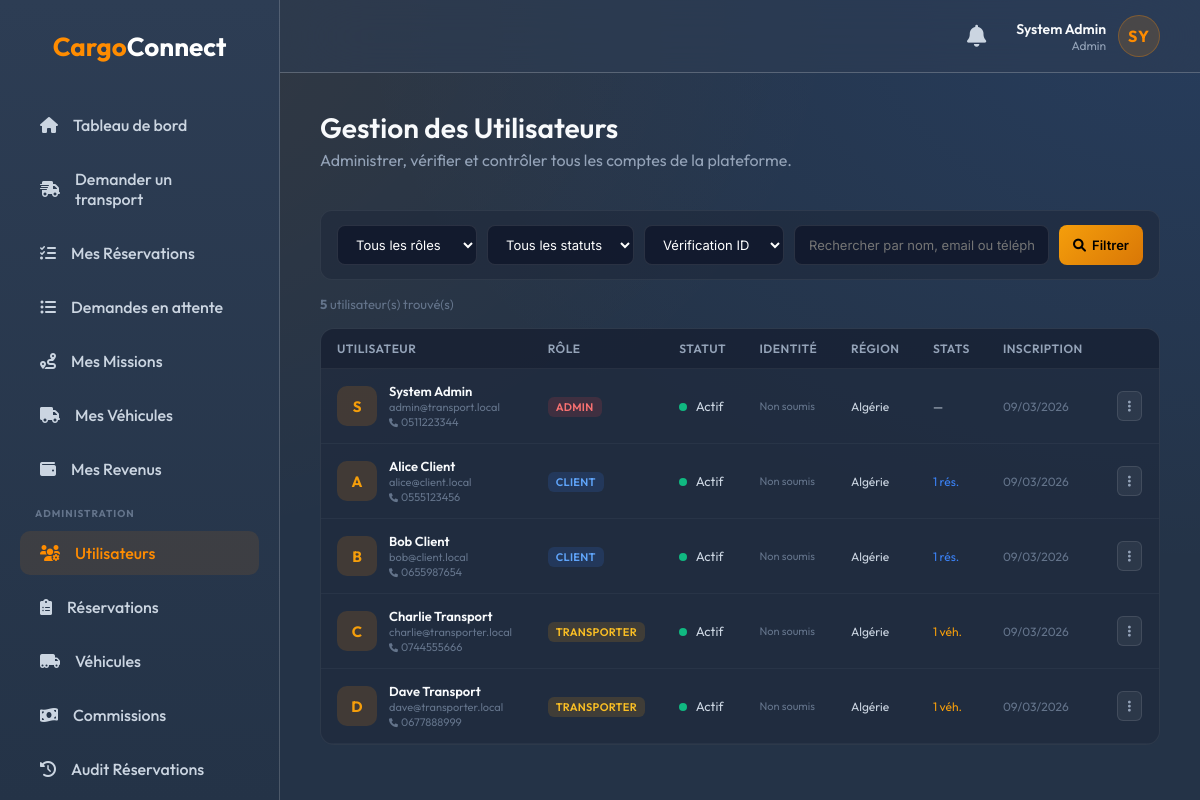
The page /admin/users.php (signed in) on the database its author committed.
### tables this page shows
CREATE TABLE IF NOT EXISTS users (
    id INT UNSIGNED AUTO_INCREMENT PRIMARY KEY,
    name VARCHAR(100) NOT NULL,
    email VARCHAR(150) NOT NULL UNIQUE,
    password_hash VARCHAR(255) NOT NULL,
    phone VARCHAR(20) UNIQUE,
    role ENUM('client', 'transporter', 'admin') NOT NULL DEFAULT 'client',
    status ENUM('active', 'suspended', 'pending') NOT NULL DEFAULT 'active',
    id_card_url VARCHAR(255) NULL,
    id_is_verified TINYINT(1) DEFAULT 0,
    region VARCHAR(255) NULL DEFAULT 'Algérie',
    contract_signed TINYINT(1) DEFAULT 0,
    contract_signed_at DATETIME NULL,
    has_accepted_contract TINYINT(1) DEFAULT 0,
    created_at TIMESTAMP DEFAULT CURRENT_TIMESTAMP,
    updated_at TIMESTAMP DEFAULT CURRENT_TIMESTAMP ON UPDATE CURRENT_TIMESTAMP,
    last_login DATETIME NULL,
    remember_token VARCHAR(255) NULL,
    INDEX idx_user_email (email),
    INDEX idx_user_role (role)
);

### functions/admin/users.php (called while the page is built, shortened)
<?php
function getAllUsers($pdo, $filters = []) {
    $where = [];
    $params = [];
    $sql = "SELECT u.*,
            (SELECT COUNT(*) FROM reservations r WHERE r.client_id = u.id) as reservation_count,
            (SELECT COUNT(*) FROM vehicles v WHERE v.owner_id = u.id) as vehicle_count
            FROM users u";
    $sql .= " ORDER BY
        CASE WHEN u.id_is_verified = 0 AND u.id_card_url IS NOT NULL THEN 0 ELSE 1 END ASC,
        u.created_at DESC";
    $stmt = $pdo->prepare($sql);
    $stmt->execute($params);
    return $stmt->fetchAll(PDO::FETCH_ASSOC);
}

### functions/admin/utils.php (called while the page is built, shortened)
<?php
function translateStatus($status) {
    $translations = [
        'active'      => 'Actif',
        'pending'     => 'En attente',
        'suspended'   => 'Suspendu',
        'cancelled'   => 'Annulé',
        'rejected'    => 'Refusé',
        'accepted'    => 'Accepté',
        'in_progress' => 'En cours',
        'completed'   => 'Terminé',
        'negotiation' => 'En négociation',
        'unread'      => 'Non lu',
        'read'        => 'Lu',
        'verified'    => 'Vérifié',
        'unverified'  => 'Non vérifié'
    ];
    return $translations[strtolower($status)] ?? ucfirst($status);
}

### admin/users.php (the view, shortened to what this page needs)
<?php
$db = new Database();
$pdo = $db->getConnection();
$filters = [
    'role' => $_GET['role'] ?? '',
    'status' => $_GET['status'] ?? '',
    'search' => $_GET['search'] ?? '',
    'verification' => $_GET['verification'] ?? '',
];
$users = getAllUsers($pdo, $filters);
?>
<!DOCTYPE html>
<html lang="fr">
<head>
    <link href="https://cdnjs.cloudflare.com/ajax/libs/font-awesome/6.0.0/css/all.min.css" rel="stylesheet">
    <link rel="stylesheet" href="<?php echo CSS_URL; ?>style.css">
    <link rel="stylesheet" href="<?php echo CSS_URL; ?>dashboard.css">
</head>
<body>
<div class="dashboard-layout">
    <?php include INC_PATH . 'sidebar.php'; ?>
    <main class="main-content">
        <?php include INC_PATH . 'topbar.php'; ?>
        <div class="page-header">
            <div>
                <h1>Gestion des Utilisateurs</h1>
                <p style="color: #94a3b8; margin-top: 5px;">Administrer, vérifier et contrôler tous les comptes de la plateforme.</p>
            </div>
        </div>
        <form method="GET" class="filter-bar" id="filterForm">
            <select name="role" onchange="this.form.submit()">
                <option value="">Tous les rôles</option>
            </select>
            <select name="status" onchange="this.form.submit()">
                <option value="">Tous les statuts</option>
            </select>
            <select name="verification" onchange="this.form.submit()">
                <option value="">Vérification ID</option>
            </select>
            <input type="text" name="search" placeholder="Rechercher par nom, email ou téléphone..." value="<?php echo htmlspecialchars($filters['search']); ?>">
            <button type="submit" class="btn btn-filter"><i class="fas fa-search"></i> Filtrer</button>
        </form>
        <p class="results-count"><strong><?php echo count($users); ?></strong> utilisateur(s) trouvé(s)</p>
        <div class="table-container">
            <table class="user-table">
                <thead>
                    <tr>
                        <th>Utilisateur</th>
                        <th>Rôle</th>
                        <th>Statut</th>
                        <th>Identité</th>
                        <th>Région</th>
                        <th>Stats</th>
                        <th>Inscription</th>
                        <th></th>
                    </tr>
                </thead>
                <tbody>
                    <?php if (empty($users)): ?>
                        <tr><td colspan="8">
                            <div class="empty-state">
                                <i class="fas fa-users-slash"></i>
                                <p>Aucun utilisateur trouvé.</p>
                            </div>
                        </td></tr>
                    <?php else: ?>
                        <?php foreach ($users as $user):
                            $isUnverifiedPending = (!$user['id_is_verified'] && $user['id_card_url']);
                        ?>
                        <tr class="<?php echo $isUnverifiedPending ? 'row-unverified' : ''; ?>">
                            <td>
                                <div class="user-cell">
                                    <?php if (!empty($user['profile_image'])): ?>
                                        <div class="user-avatar">
                                            <img src="<?php echo URL_ROOT . htmlspecialchars($user['profile_image']); ?>" alt="<?php echo htmlspecialchars($user['name']); ?>">
                                        </div>
                                    <?php else: ?>
                                        <div class="user-avatar avatar-default"><?php echo strtoupper(substr($user['name'], 0, 1)); ?></div>
                                    <?php endif; ?>
                                    <div class="user-data">
                                        <div class="user-name"><?php echo htmlspecialchars($user['name']); ?></div>
                                        <div class="user-email"><?php echo htmlspecialchars($user['email']); ?></div>
                                        <?php if ($user['phone']): ?><div class="user-phone"><i class="fas fa-phone" style="font-size:9px; margin-right:3px;"></i><?php echo htmlspecialchars($user['phone']); ?></div><?php endif; ?>
                                    </div>
                                </div>
                            </td>
                            <td><span class="role-badge role-<?php echo $user['role']; ?>"><?php echo translateStatus($user['role']); ?></span></td>
                            <td>
                                <span class="status-dot status-dot-<?php echo $user['status']; ?>"></span>
                                <?php echo translateStatus($user['status']); ?>
                            </td>
                            <td>
                                <div class="id-status">
                                    <?php if ($user['id_is_verified']): ?>
                                        <span class="verify-badge verify-yes"><i class="fas fa-check-circle"></i> <?php echo translateStatus('verified'); ?></span>
                                        <?php if ($user['id_card_url']): ?>
                                            <button type="button" class="btn-view-id" data-user="<?php echo htmlspecialchars(json_encode([
                                                'id' => $user['id'],
                                                'name' => $user['name'],
                                                'id_card_url' => $user['id_card_url'],
                                                'verified' => true
                                            ]), ENT_QUOTES, 'UTF-8'); ?>" onclick="openIdViewModal(JSON.parse(this.dataset.user))">
                                                <i class="fas fa-image"></i>
                                            </button>
                                        <?php endif; ?>
                                    <?php else: ?>
                                        <span style="color:#64748b; font-size:11px;">Non soumis</span>
                                    <?php endif; ?>
                                </div>
                            </td>
                            <td style="font-size:12px;"><?php echo htmlspecialchars($user['region'] ?? 'Algérie'); ?></td>
                            <td style="font-size:12px;">
                                <?php if ($user['role'] === 'client'): ?>
                                    <span style="color:#3b82f6;"><?php echo $user['reservation_count']; ?> rés.</span>
                                <?php elseif ($user['role'] === 'transporter'): ?>
                                    <span style="color:#f59e0b;"><?php echo $user['vehicle_count']; ?> véh.</span>
                                <?php else: ?>—<?php endif; ?>
                            </td>
                            <td style="font-size:12px; color:#64748b;"><?php echo date('d/m/Y', strtotime($user['created_at'])); ?></td>
                            <td>
                                <div class="action-dropdown">
                                    <button class="action-btn" onclick="toggleMenu(this)"><i class="fas fa-ellipsis-v"></i></button>
                                </div>
                            </td>
                        </tr>
                        <?php endforeach; ?>
                    <?php endif; ?>
                </tbody>
            </table>
        </div>
    </main>
</div>
</body>
</html>

### rows shown on the page
users: name "S", name "System Admin", email "admin@transport.local", phone "0511223344", id_is_verified "Non soumis", region "Algérie", created_at "09/03/2026"
users: name "A", name "Alice Client", email "alice@client.local", phone "0555123456", id_is_verified "Non soumis", region "Algérie", reservation_count "1", created_at "09/03/2026"
users: name "B", name "Bob Client", email "bob@client.local", phone "0655987654", id_is_verified "Non soumis", region "Algérie", reservation_count "1", created_at "09/03/2026"
users: name "C", name "Charlie Transport", email "charlie@transporter.local", phone "0744555666", id_is_verified "Non soumis", region "Algérie", vehicle_count "1", created_at "09/03/2026"
users: name "D", name "Dave Transport", email "dave@transporter.local", phone "0677888999", id_is_verified "Non soumis", region "Algérie", vehicle_count "1", created_at "09/03/2026"

### other values the page prints
$userName "System Admin"
$userRole "Admin"
$userInitials "SY"
count($users) "5"
